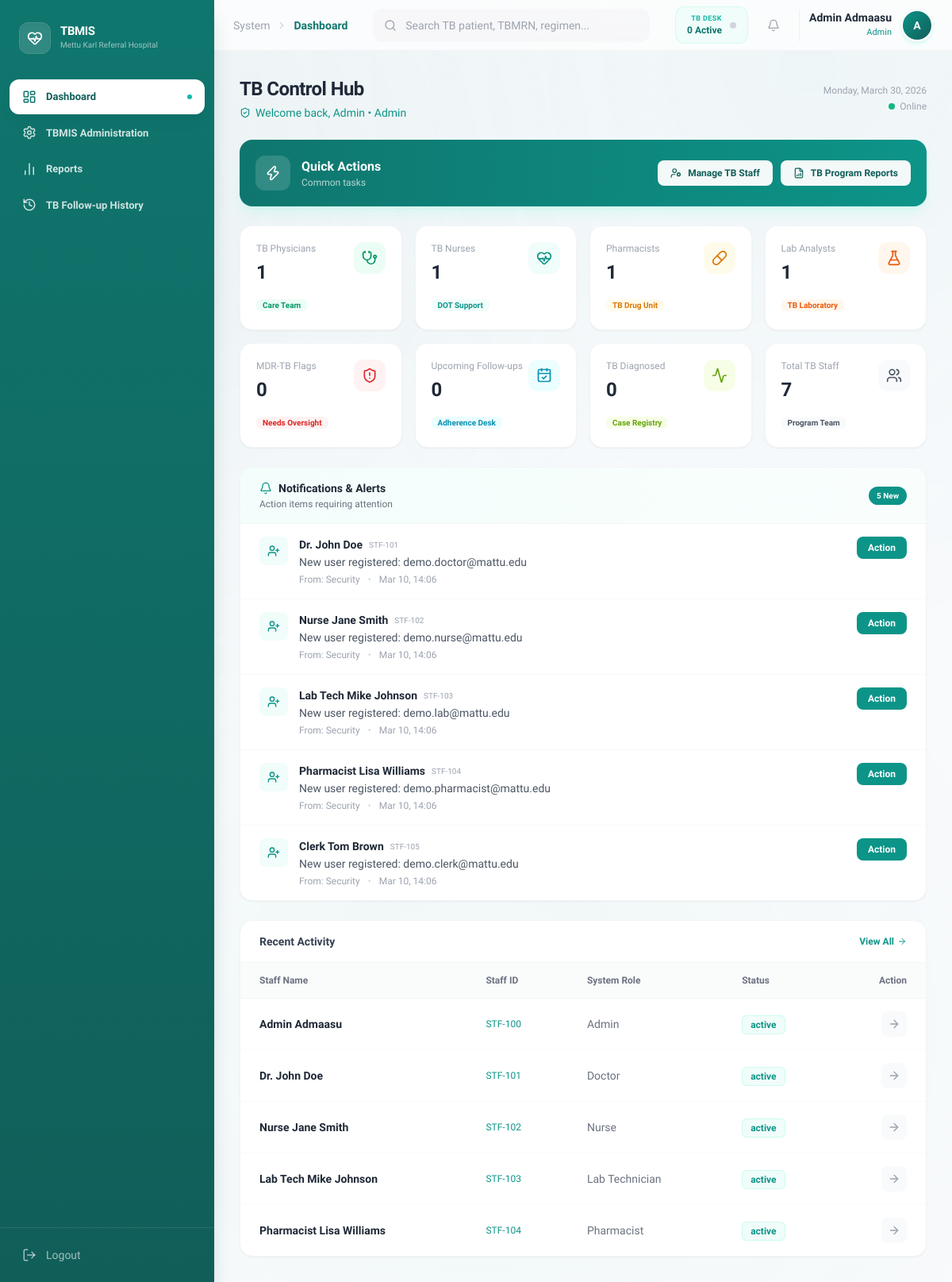
Page /index.php (signed in) on the committed database.
### tables this page shows
CREATE TABLE `users` (
  `user_id` varchar(20) NOT NULL,
  `email` varchar(100) NOT NULL,
  `phone` varchar(50) DEFAULT NULL,
  `password_hash` varchar(255) NOT NULL,
  `full_name` varchar(100) NOT NULL,
  `role` varchar(30) NOT NULL,
  `status` varchar(20) DEFAULT 'active',
  `status_reason` varchar(100) DEFAULT NULL,
  `created_at` timestamp NOT NULL DEFAULT current_timestamp()
);

### modules/dashboard.php (the view, shortened to what this page needs)
<?php
$userRole = $_SESSION['role'];
$tableExists = function ($tableName) use ($db) {
    $stmt = $db->prepare("SELECT COUNT(*) FROM information_schema.tables WHERE table_schema = DATABASE() AND table_name = ?");
    $stmt->execute([$tableName]);
    return (int) $stmt->fetchColumn() > 0;
};
$columnExists = function ($tableName, $columnName) use ($db) {
    $stmt = $db->prepare("SELECT COUNT(*) FROM information_schema.columns WHERE table_schema = DATABASE() AND table_name = ? AND column_name = ?");
    $stmt->execute([$tableName, $columnName]);
    return (int) $stmt->fetchColumn() > 0;
};
$tbDiagnosed = $db->query("SELECT COUNT(*) FROM diagnoses WHERE LOWER(diagnosis_details) LIKE '%tb%' OR LOWER(diagnosis_details) LIKE '%tuberculosis%'")->fetchColumn();
$tbFollowupCount = $tableExists('tb_followups')
    ? $db->query("SELECT COUNT(*) FROM tb_followups WHERE follow_up_date >= CURRENT_DATE")->fetchColumn()
    : 0;
$mdrCount = $columnExists('diagnoses', 'mdr_tb_status')
    ? $db->query("SELECT COUNT(*) FROM diagnoses WHERE mdr_tb_status = 'Yes'")->fetchColumn()
    : 0;
$roleConfig = [];
switch ($userRole) {
    case 'Admin':
        $countDoctors = $db->query("SELECT COUNT(*) FROM users WHERE role = 'Doctor'")->fetchColumn();
        $countNurses = $db->query("SELECT COUNT(*) FROM users WHERE role = 'Nurse'")->fetchColumn();
        $countPharmacists = $db->query("SELECT COUNT(*) FROM users WHERE role = 'Pharmacist'")->fetchColumn();
        $countLabTechs = $db->query("SELECT COUNT(*) FROM users WHERE role = 'Lab Technician'")->fetchColumn();
        $countTotalStaff = $db->query("SELECT COUNT(*) FROM users")->fetchColumn();
        $roleConfig = [
            'welcome' => 'TB  Control Hub',
            'icon' => 'shield-check',
            'quickActions' => [
                ['label' => 'Manage TB Staff', 'icon' => 'user-cog', 'page' => 'admin', 'color' => 'emerald'],
                ['label' => 'TB Program Reports', 'icon' => 'file-bar-chart', 'page' => 'reports', 'color' => 'amber'],
            ],
            'stats' => [
                ['label' => 'TB Physicians', 'value' => $countDoctors, 'trend' => 'Care Team', 'color' => 'emerald', 'icon' => 'stethoscope'],
                ['label' => 'TB Nurses', 'value' => $countNurses, 'trend' => 'DOT Support', 'color' => 'teal', 'icon' => 'heart-pulse'],
                ['label' => 'Pharmacists', 'value' => $countPharmacists, 'trend' => 'TB Drug Unit', 'color' => 'amber', 'icon' => 'pill'],
                ['label' => 'Lab Analysts', 'value' => $countLabTechs, 'trend' => 'TB Laboratory', 'color' => 'orange', 'icon' => 'flask-conical'],
                ['label' => 'MDR-TB Flags', 'value' => $mdrCount, 'trend' => 'Needs Oversight', 'color' => 'red', 'icon' => 'shield-alert'],
                ['label' => 'Upcoming Follow-ups', 'value' => $tbFollowupCount, 'trend' => 'Adherence Desk', 'color' => 'cyan', 'icon' => 'calendar-check'],
                ['label' => 'TB Diagnosed', 'value' => $tbDiagnosed, 'trend' => 'Case Registry', 'color' => 'lime', 'icon' => 'activity'],
                ['label' => 'Total TB Staff', 'value' => $countTotalStaff, 'trend' => 'Program Team', 'color' => 'gray', 'icon' => 'users']
            ],
            'notifications' => [
                'system_alerts' => "SELECT 'system' as source, user_id as id, 'Security' as from_name, full_name as patient_name, user_id as patient_id, user_id as medical_record_number, CONCAT('New user registered: ', email) as message, created_at, 'teal' as color, 'user-plus' as icon FROM users ORDER BY created_at DESC LIMIT 5"
            ],
            'recentActivity' => [
                'query' => "SELECT full_name, user_id as medical_record_number, role as details, status, 'teal' as color, user_id as patient_id, email as contact_details, '' as address, 0 as age, 'N/A' as gender FROM users ORDER BY created_at DESC LIMIT 5",
                'columns' => ['Staff Name', 'Staff ID', 'System Role', 'Status']
            ]
        ];
        break;
}
$allNotifications = [];
if (!empty($roleConfig['notifications'])) {
    foreach ($roleConfig['notifications'] as $key => $config) {
        $sql = is_array($config) ? $config['sql'] : $config;
        $params = is_array($config) && !empty($config['params']) ? $config['params'] : [];
        $stmt = $db->prepare($sql);
        $stmt->execute($params);
        $results = $stmt->fetchAll(PDO::FETCH_ASSOC);
        $allNotifications = array_merge($allNotifications, $results);
    }
}
usort($allNotifications, function($a, $b) {
    return strtotime($b['created_at']) - strtotime($a['created_at']);
});
$recentNotifications = array_slice($allNotifications, 0, 10);
$recentActivity = [];
if (isset($roleConfig['recentActivity']['query'])) {
    $stmt = $db->prepare($roleConfig['recentActivity']['query']);
    if (!empty($roleConfig['recentActivity']['params'])) {
        $stmt->execute($roleConfig['recentActivity']['params']);
    } else {
        $stmt->execute();
    }
    $recentActivity = $stmt->fetchAll(PDO::FETCH_ASSOC);
}
?>
<div class="space-y-6">
    <div class="flex items-center justify-between">
        <div>
            <h1 class="text-2xl font-bold text-gray-800 tracking-tight">
                <?php echo $roleConfig['welcome']; ?>
            </h1>
            <p class="text-sm text-primary-600 font-medium mt-1 flex items-center gap-1.5">
                <i data-lucide="<?php echo $roleConfig['icon']; ?>" class="w-3.5 h-3.5"></i>
                Welcome back, <?php echo explode(' ', $_SESSION['full_name'])[0]; ?> &bull; <?php echo $userRole; ?>
            </p>
        </div>
        <div class="text-right hidden sm:block">
            <p class="text-xs font-medium text-gray-400"><?php echo date('l, F j, Y'); ?></p>
            <p class="text-xs text-gray-400 mt-1 flex items-center justify-end gap-1.5">
                <span class="inline-block w-2 h-2 bg-emerald-500 rounded-full pulse-glow"></span>
                Online
            </p>
        </div>
    </div>
    <?php if (!empty($roleConfig['quickActions'])): ?>
    <div class="bg-gradient-to-r from-[#0F766E] to-[#0d9488] rounded-2xl p-5 text-white shadow-lg shadow-primary-200/30">
        <div class="flex flex-col md:flex-row items-center justify-between gap-4">
            <div class="flex items-center gap-3.5">
                <div class="w-11 h-11 bg-white/15 rounded-xl flex items-center justify-center backdrop-blur-sm">
                    <i data-lucide="zap" class="w-5 h-5"></i>
                </div>
                <div>
                    <h3 class="font-bold text-base">Quick Actions</h3>
                    <p class="text-white/70 text-xs font-medium">Common tasks</p>
                </div>
            </div>
            <div class="flex flex-wrap gap-2.5">
                <?php foreach ($roleConfig['quickActions'] as $action): ?>
                                <?php
                                $query = array_merge(['page' => $action['page']], $action['params'] ?? []);
                                $actionHref = 'index.php?' . http_build_query($query);
                                ?>
                            <a href="<?php echo $actionHref; ?>"
                        class="px-4 py-2 bg-white/95 text-primary-800 rounded-lg font-semibold text-xs hover:bg-white hover:shadow-lg transition-all duration-200 flex items-center gap-2">
                        <i data-lucide="<?php echo $action['icon']; ?>" class="w-3.5 h-3.5"></i>
                        <?php echo $action['label']; ?>
                    </a>
                <?php endforeach; ?>
            </div>
        </div>
    </div>
    <?php endif; ?>
    <div class="grid grid-cols-1 sm:grid-cols-2 lg:grid-cols-4 gap-4">
        <?php foreach ($roleConfig['stats'] as $s): ?>
            <div class="bg-white p-5 rounded-2xl shadow-sm border border-gray-100 hover:shadow-md hover:border-gray-200 transition-all duration-200 group card-hover">
                <div class="flex justify-between items-start">
                    <div>
                        <p class="text-xs font-medium text-gray-400"><?php echo $s['label']; ?></p>
                        <h3 class="text-2xl font-bold text-gray-800 mt-1.5"><?php echo $s['value']; ?></h3>
                    </div>
                    <div class="w-10 h-10 bg-<?php echo $s['color']; ?>-50 text-<?php echo $s['color']; ?>-600 rounded-xl flex items-center justify-center group-hover:bg-<?php echo $s['color']; ?>-600 group-hover:text-white transition-all duration-200">
                        <i data-lucide="<?php echo $s['icon']; ?>" class="w-5 h-5"></i>
                    </div>
                </div>
                <div class="mt-3">
                    <span class="text-[10px] font-semibold text-<?php echo $s['color']; ?>-600 px-2 py-0.5 bg-<?php echo $s['color']; ?>-50 rounded-md">
                        <?php echo $s['trend']; ?>
                    </span>
                </div>
            </div>
        <?php endforeach; ?>
    </div>
    <?php if (!empty($recentNotifications)): ?>
    <div class="bg-white rounded-2xl shadow-sm border border-gray-100 overflow-hidden">
        <div class="px-6 py-4 border-b border-gray-100 flex justify-between items-center bg-gradient-to-r from-teal-50/80 to-teal-50/40">
            <div>
                <h4 class="font-bold text-gray-800 text-sm flex items-center gap-2">
                    <i data-lucide="bell" class="w-4 h-4 text-teal-600"></i>
                    Notifications & Alerts
                </h4>
                <p class="text-xs text-gray-500 font-medium mt-0.5">
                    Action items requiring attention
                </p>
            </div>
            <span class="px-2.5 py-1 bg-teal-600 text-white text-[10px] font-semibold rounded-full">
                <?php echo count($recentNotifications); ?> New
            </span>
        </div>
        <div class="divide-y divide-gray-50 max-h-[500px] overflow-y-auto custom-scrollbar">
            <?php foreach ($recentNotifications as $note): ?>
                <div class="px-6 py-4 hover:bg-gray-50/50 transition-all duration-200 group">
                    <div class="flex items-start gap-3.5">
                        <div class="w-9 h-9 bg-<?php echo $note['color']; ?>-50 text-<?php echo $note['color']; ?>-600 rounded-lg flex items-center justify-center shrink-0 group-hover:scale-105 transition-transform">
                            <i data-lucide="<?php echo $note['icon']; ?>" class="w-4 h-4"></i>
                        </div>
                        <div class="flex-1 min-w-0">
                            <div class="flex items-center gap-2 mb-0.5">
                                <span class="text-sm font-semibold text-gray-800"><?php echo $note['patient_name']; ?></span>
                                <span class="text-[10px] font-medium text-gray-400"><?php echo $note['medical_record_number']; ?></span>
                            </div>
                            <p class="text-sm font-medium text-gray-600 mb-1"><?php echo $note['message']; ?></p>
                            <div class="flex items-center gap-2.5 text-xs">
                                <span class="text-gray-400 font-medium">From: <?php echo $note['from_name']; ?></span>
                                <span class="text-gray-300">&bull;</span>
                                <span class="text-gray-400"><?php echo date('M d, H:i', strtotime($note['created_at'])); ?></span>
                            </div>
                        </div>
                        <button onclick="handleNotification('<?php echo $note['source']; ?>', '<?php echo $note['id']; ?>', '<?php echo $note['patient_id']; ?>')"
                            class="px-3.5 py-1.5 bg-<?php echo $note['color']; ?>-600 text-white rounded-lg font-semibold text-xs hover:bg-<?php echo $note['color']; ?>-700 transition-all duration-200 shadow-sm hover:shadow-md active:scale-[0.97] shrink-0">
                            Action
                        </button>
                    </div>
                </div>
            <?php endforeach; ?>
        </div>
    </div>
    <?php endif; ?>
    <div class="bg-white rounded-2xl shadow-sm border border-gray-100 overflow-hidden">
        <div class="px-6 py-4 border-b border-gray-100 flex justify-between items-center">
            <h4 class="font-bold text-gray-700 text-sm">Recent Activity</h4>
            <a href="index.php?page=records" class="text-primary-600 text-xs font-semibold hover:text-primary-700 hover:underline flex items-center gap-1 transition-colors">
                View All <i data-lucide="arrow-right" class="w-3 h-3"></i>
            </a>
        </div>
        <div class="overflow-x-auto">
            <table class="w-full text-left">
                <thead class="bg-gray-50/80 text-gray-500 text-xs font-medium border-b border-gray-100">
                    <tr>
                        <?php foreach ($roleConfig['recentActivity']['columns'] as $col): ?>
                            <th class="px-6 py-3.5"><?php echo $col; ?></th>
                        <?php endforeach; ?>
                        <th class="px-6 py-3.5 text-right">Action</th>
                    </tr>
                </thead>
                <tbody class="divide-y divide-gray-50">
                    <?php foreach ($recentActivity as $row): ?>
                        <tr class="hover:bg-gray-50/50 transition-all duration-150 group">
                            <td class="px-6 py-4 font-semibold text-gray-800 text-sm"><?php echo $row['full_name']; ?></td>
                            <td class="px-6 py-4 text-xs font-medium text-primary-600"><?php echo $row['medical_record_number']; ?></td>
                            <td class="px-6 py-4 text-sm text-gray-500"><?php echo $row['details'] ?? $row['address'] ?? $row['test_type'] ?? $row['medication_name'] ?? '-'; ?></td>
                            <td class="px-6 py-4">
                                <span class="px-2.5 py-1 bg-<?php echo $row['color']; ?>-50 text-<?php echo $row['color']; ?>-600 text-xs font-semibold rounded-md border border-<?php echo $row['color']; ?>-100">
                                    <?php echo $row['status'] ?? 'Active'; ?>
                                </span>
                            </td>
                            <td class="px-6 py-4 text-right">
                                <button onclick="viewPatientDetail(<?php echo htmlspecialchars(json_encode($row)); ?>)"
                                    class="p-2 bg-gray-50 text-gray-400 group-hover:bg-primary-600 group-hover:text-white rounded-lg transition-all duration-200">
                                    <i data-lucide="arrow-right" class="w-4 h-4"></i>
                                </button>
                            </td>
                        </tr>
                    <?php endforeach; ?>
                </tbody>
            </table>
        </div>
    </div>
</div>

### index.php (style rules this page uses)
body { font-family: 'Sora', sans-serif; background: #F8FAFC; }
body::before { content: ''; position: fixed; top: 0; left: 0; right: 0; bottom: 0; background: radial-gradient(circle at 10% 15%, rgba(15, 118, 110, 0.06), transparent 40%), radial-gradient(circle at 85% 5%, rgba(13, 148, 136, 0.04), transparent 40%), radial-gradient(circle at 50% 80%, rgba(16, 185, 129, 0.03), transparent 50%); pointer-events: none; z-index: 0; }
*, *::before, *::after { transition-property: color, background-color, border-color, box-shadow, transform, opacity; transition-timing-function: cubic-bezier(0.4, 0, 0.2, 1); }
.overflow-x-auto { overflow-x: auto; overflow-y: hidden; }
.card-hover { transition: transform 0.2s ease, box-shadow 0.2s ease; }
.pulse-glow { animation: pulseGlow 2s ease-in-out infinite; }

### rows in the picture
users: full_name "Dr. John Doe", user_id "STF-101", message "New user registered: demo.doctor@mattu.edu", from_name "Security", created_at "Mar 10, 14:06", role "Doctor", status "active"
users: full_name "Nurse Jane Smith", user_id "STF-102", message "New user registered: demo.nurse@mattu.edu", from_name "Security", created_at "Mar 10, 14:06", role "Nurse", status "active"
users: full_name "Lab Tech Mike Johnson", user_id "STF-103", message "New user registered: demo.lab@mattu.edu", from_name "Security", created_at "Mar 10, 14:06", role "Lab Technician", status "active"
users: full_name "Pharmacist Lisa Williams", user_id "STF-104", message "New user registered: demo.pharmacist@mattu.edu", from_name "Security", created_at "Mar 10, 14:06", role "Pharmacist", status "active"
users: full_name "Clerk Tom Brown", user_id "STF-105", message "New user registered: demo.clerk@mattu.edu", from_name "Security", created_at "Mar 10, 14:06"
users: full_name "Admin Admaasu", user_id "STF-100", role "Admin", status "active"

### other values in the picture
$item['label'] "Dashboard"
$item['label'] "TBMIS Administration"
$item['label'] "Reports"
$item['label'] "TB Follow-up History"
str_replace('-', ' ', $page) "Dashboard"
$myLoad "0"
$_SESSION['full_name'] "Admin Admaasu"
$_SESSION['role'] "Admin"
substr($_SESSION['full_name'], 0, 1) "A"
$roleConfig['welcome'] "TB Control Hub"
explode(' ', $_SESSION['full_name'])[0] "Admin"
$userRole "Admin"
$action['label'] "Manage TB Staff"
$action['label'] "TB Program Reports"
$s['label'] "TB Physicians"
